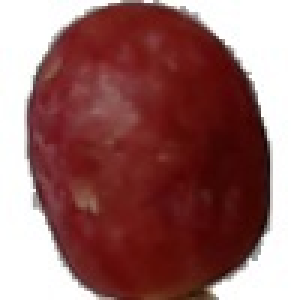
#> input picture images/plot.jpg, 100 x 100 px (shown 3 times larger)
$ jupyter execute visual.ipynb
#> lines starting #> are read from the running program, lines starting #| are printed output that depends on the picture
[cell 1]
import cv2
import numpy as np
from matplotlib import pyplot as plt

img = cv2.imread('images/plot.jpg')
#> img is the input picture: shape (100, 100, 3); mean B, G, R 104.4, 105.8, 151.5
color = ('b','g','r')
for i,col in enumerate(color):
    histr = cv2.calcHist([img],[i],None,[256],[0,256])
    plt.plot(histr,color = col)
    plt.xlim([0,256])
plt.show()
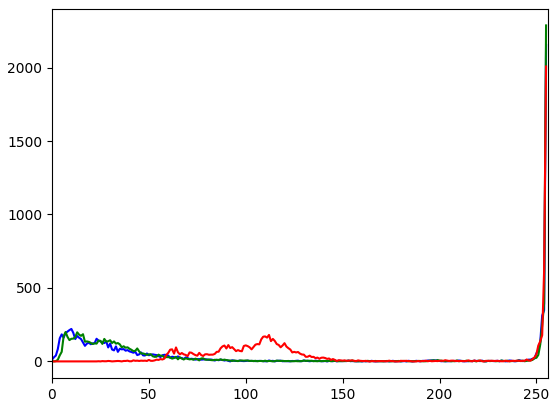
#> figure drawn by matplotlib, 1 panel; curve peaks at x = 255, y = 2154; curve peaks at x = 255, y = 2287; curve peaks at x = 255, y = 2007

[cell 2]
import matplotlib.pyplot as plt
import numpy as np
label = ['Avocado',
'Avocado ripe' ,
'Banana' ,
'Banana Red',
'Cactus fruit',
'Cantaloupe 1',
'Cantaloupe 2' ,
'Carrabolla',
'Cherry 1',
'Cherry 2',
'Cherry Rainier',
'Cherry Wax Black',
'Cherry Wax Red' ,
'Cherry Wax Yellow',
'Clementine' ,
'Cocoas',
'Dates',
'Granadilla',
'Grape Pink',
'Grape White',
'Grape White 2',
'Grapefruit Pink']
no_images = [
341,
381,
390,
376,
385,
393,
394,
385,
389,
576,
564,
392,
380,
382,
380,
390,
375,
375,
374,
374,
380,
374,
]
def plot_bar_x():
    # this is for plotting purpose
    index = np.arange(len(label))
    plt.bar(index, no_images)
    plt.xlabel('class', fontsize=5)
    plt.ylabel('No of images', fontsize=5)
    plt.xticks(index, label, fontsize=5, rotation=30)
    plt.title('number of images for a subset of train data')
    plt.show()
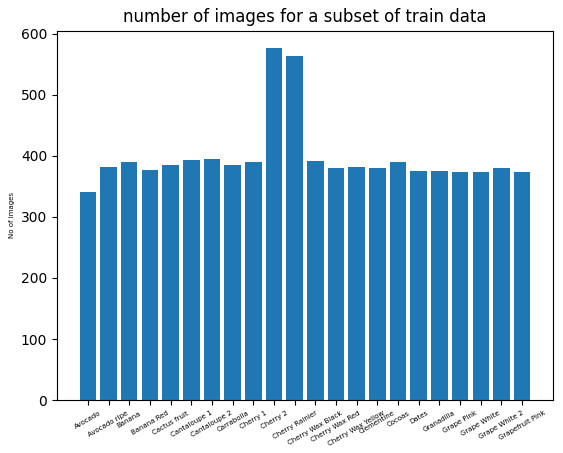
#> figure drawn by matplotlib, 1 panel; tallest bar 576 high, from x = 8.6 to 9.4
plot_bar_x()
